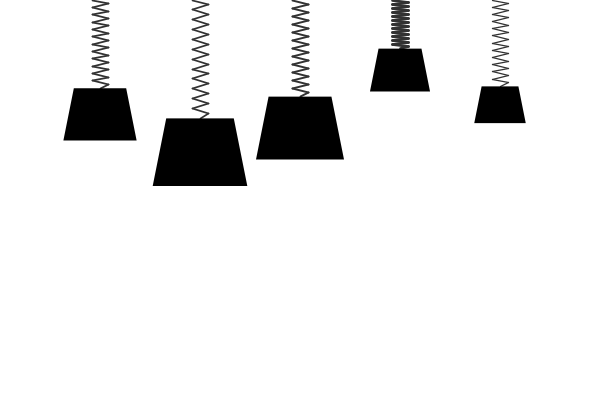
Frame 1 (no input)
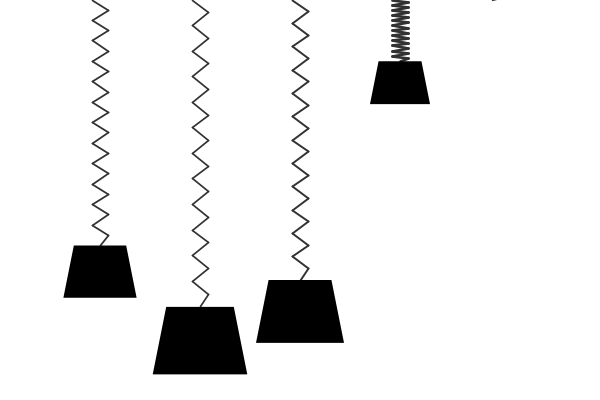
Frame 60 (the mouse pressed at the canvas centre just before this capture)
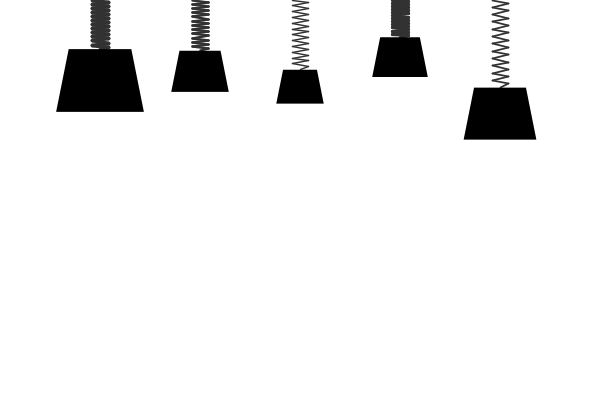
Frame 120 (the mouse held since frame 60 and released just before this capture)

The Processing sketch that drew these frames (run headless with seeded random() and noise(); from frame 60 on, the mouse is pressed at the canvas centre):

// Processing sketch: code1118
// ── code1118.pde
// Weights on springs
int weights = 5;
float[]x = new float[weights];
float[]y = new float[weights];
float[]w = new float[weights];
float[]h = new float[weights];
float[]angle = new float[weights];
float[]frequency = new float[weights];
float[]amplitude = new float[weights];
float[]strokeWt = new float[weights];
float[]damping = new float[weights];
int springSegments = 24, springWidth = 8;

void setup(){
  size(600, 400);
  frameRate(30);
  smooth();
  fill(0);
  setSpring();
}

void draw(){
  background(255);
  for (int i=0; i<weights; i++){
    createSpring(x[i], y[i], w[i], h[i], strokeWt[i]);
    noStroke();
    fill(0);
    // draw weights
    quad(x[i], y[i], x[i]+w[i], y[i], x[i]+w[i]+w[i]*.2, y[i]+h[i], x[i]-w[i]*.2, y[i]+h[i]);
    // spring behavior
    y[i] = y[i]+cos(radians(angle[i]))*amplitude[i];
    angle[i]+=frequency[i];
    amplitude[i]*=damping[i];
  }
  // press the mouse to reset
  if (mousePressed){
    setSpring();
  }
}

void setSpring(){
  for (int i=0; i<weights; i++){
    // size approximates mass
    w[i] = random(20, 70);
    h[i] = w[i];
    // stroke weight approaximates 
    // spring strength (resistance)
    strokeWt[i] = random(1, 4);
    x[i] = ((width/(weights+1))*i)+width/(weights+1)-w[i]/2.0;
    y[i] = (w[i]*3)/strokeWt[i];
    angle[i] = 0;
   // spring speed
    frequency[i] = strokeWt[i]*4;
    // amplitude based on mass/spring strength
    amplitude[i] = (w[i]*1.5)/strokeWt[i];

    // calc. damping based on strokeWeight
    // simulates resistance of spring thickness
    switch(round(strokeWt[i])){
    case 1:
      damping[i] = .99;
      break;
    case 2:
      damping[i] = .98;
      break;
    case 3:
      damping[i] = .97;
      break;
    case 4:
      damping[i] = .96;
      break;
    }
  }
}

//plot spring
void createSpring(float x, float y, float w, float h, float strokeWt){
  stroke(50);
  strokeWeight(strokeWt);
  for (int i = 0; i<springSegments; i++){
    // for spring end segment
    if (i==springSegments-1){
      line(x+w/2+springWidth, (y/springSegments)*i, x+w/2, (y/springSegments)*(i+1));
    } 
    else {
      // alternate spring bend left/right
      if (i%2==0){
        line(x+w/2-springWidth, (y/springSegments)*i, x+w/2+springWidth, (y/springSegments)*(i+1));
      } 
      else {
        line(x+w/2+springWidth, (y/springSegments)*i, x+w/2-springWidth, (y/springSegments)*(i+1));
      }
    }
  }
}
